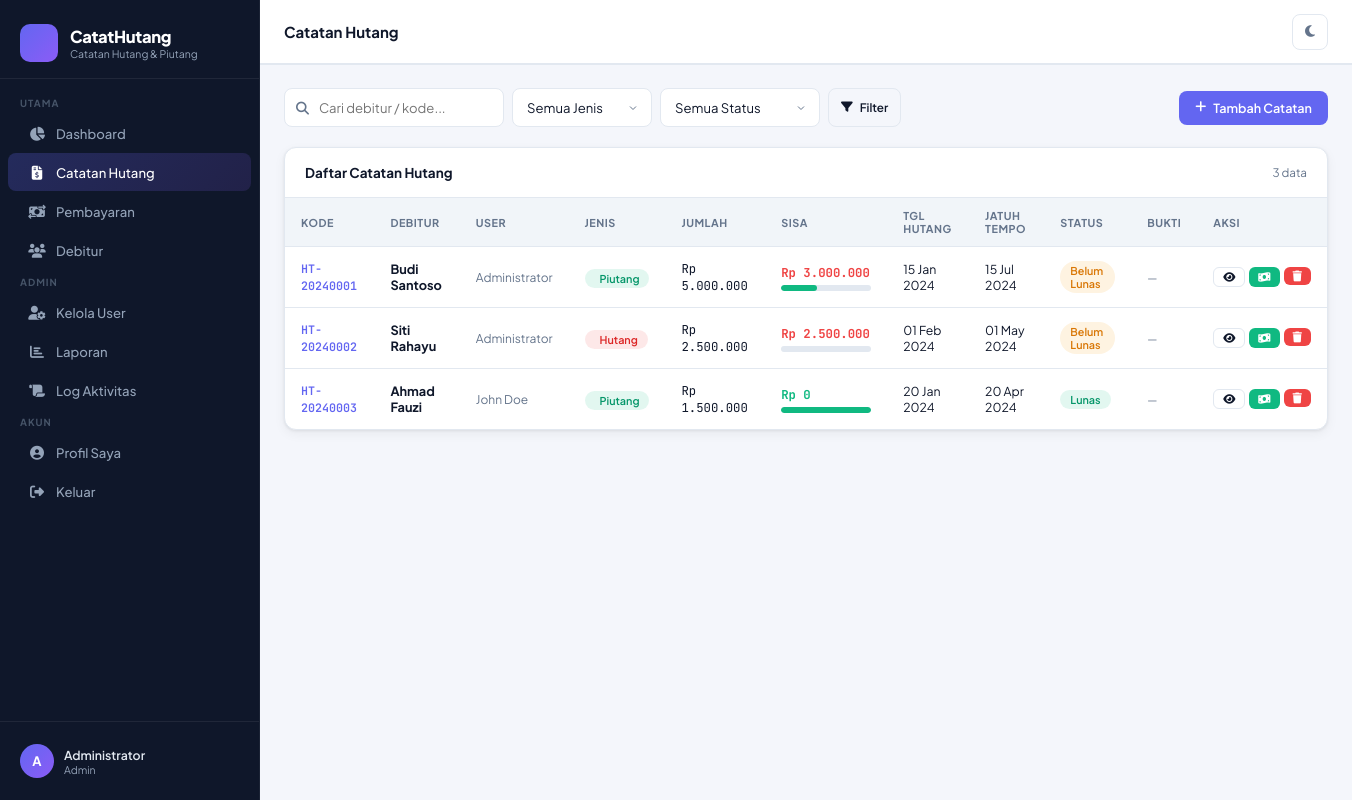
/hutang.php (signed in), run on the app's committed database.
### tables this page shows
CREATE TABLE `users` (
  `id` INT UNSIGNED NOT NULL AUTO_INCREMENT,
  `nama` VARCHAR(100) NOT NULL,
  `username` VARCHAR(50) NOT NULL UNIQUE,
  `email` VARCHAR(150) NOT NULL UNIQUE,
  `password` VARCHAR(255) NOT NULL,
  `role` ENUM('admin','user') NOT NULL DEFAULT 'user',
  `avatar` MEDIUMTEXT NULL COMMENT 'Base64 encoded image',
  `is_active` TINYINT(1) NOT NULL DEFAULT 1,
  `created_at` DATETIME NOT NULL DEFAULT CURRENT_TIMESTAMP,
  `updated_at` DATETIME NOT NULL DEFAULT CURRENT_TIMESTAMP ON UPDATE CURRENT_TIMESTAMP,
  PRIMARY KEY (`id`)
);

CREATE TABLE `hutang` (
  `id` INT UNSIGNED NOT NULL AUTO_INCREMENT,
  `kode` VARCHAR(20) NOT NULL UNIQUE COMMENT 'Kode unik misal HT-20240001',
  `user_id` INT UNSIGNED NOT NULL COMMENT 'User pemilik catatan',
  `debitur_id` INT UNSIGNED NOT NULL,
  `jenis` ENUM('hutang','piutang') NOT NULL DEFAULT 'hutang' COMMENT 'hutang=kita berhutang, piutang=orang lain berhutang ke kita',
  `jumlah` DECIMAL(15,2) NOT NULL,
  `sisa` DECIMAL(15,2) NOT NULL COMMENT 'Sisa hutang yang belum dibayar',
  `keterangan` TEXT NULL,
  `tanggal_hutang` DATE NOT NULL,
  `jatuh_tempo` DATE NULL,
  `status` ENUM('belum_lunas','lunas','macet') NOT NULL DEFAULT 'belum_lunas',
  `bukti_gambar` LONGTEXT NULL COMMENT 'Base64 encoded image bukti hutang',
  `created_at` DATETIME NOT NULL DEFAULT CURRENT_TIMESTAMP,
  `updated_at` DATETIME NOT NULL DEFAULT CURRENT_TIMESTAMP ON UPDATE CURRENT_TIMESTAMP,
  PRIMARY KEY (`id`),
  FOREIGN KEY (`user_id`) REFERENCES `users`(`id`) ON DELETE CASCADE,
  FOREIGN KEY (`debitur_id`) REFERENCES `debitur`(`id`) ON DELETE CASCADE
);

CREATE TABLE `debitur` (
  `id` INT UNSIGNED NOT NULL AUTO_INCREMENT,
  `user_id` INT UNSIGNED NOT NULL COMMENT 'Pemilik catatan (admin/user pembuat)',
  `nama` VARCHAR(100) NOT NULL,
  `telepon` VARCHAR(20) NULL,
  `alamat` TEXT NULL,
  `catatan` TEXT NULL,
  `created_at` DATETIME NOT NULL DEFAULT CURRENT_TIMESTAMP,
  `updated_at` DATETIME NOT NULL DEFAULT CURRENT_TIMESTAMP ON UPDATE CURRENT_TIMESTAMP,
  PRIMARY KEY (`id`),
  FOREIGN KEY (`user_id`) REFERENCES `users`(`id`) ON DELETE CASCADE
);

### config/helpers.php (called while the page is built, shortened)
<?php
require_once __DIR__ . '/database.php';
function isLoggedIn(): bool {
    return isset($_SESSION['user_id']) && !empty($_SESSION['user_id']);
}
function isAdmin(): bool {
    return isLoggedIn() && ($_SESSION['role'] ?? '') === 'admin';
}
function currentUser(): array {
    $id = (int)$_SESSION['user_id'];
    $stmt = db()->prepare("SELECT id, nama, username, email, role, avatar FROM users WHERE id = ?");
    $stmt->bind_param('i', $id);
    $stmt->execute();
    return $stmt->get_result()->fetch_assoc() ?? [];
}
function formatRupiah(float $amount): string {
    return 'Rp ' . number_format($amount, 0, ',', '.');
}
function formatDate(string $date): string {
    return date('d M Y', strtotime($date));
}
function h(string $str): string {
    return htmlspecialchars($str, ENT_QUOTES, 'UTF-8');
}
function clean(string $str): string {
    return trim(strip_tags($str));
}

### config/database.php (called while the page is built, shortened)
<?php
class Database {
    private static $instance = null;
    private $conn;
    private function __construct() {
        $this->conn = new mysqli(DB_HOST, DB_USER, DB_PASS, DB_NAME);
        $this->conn->set_charset(DB_CHARSET);
    }
    public static function getInstance(): Database {
        if (self::$instance === null) {
            self::$instance = new Database();
        }
        return self::$instance;
    }
    public function getConn(): mysqli {
        return $this->conn;
    }
}
function db(): mysqli {
    return Database::getInstance()->getConn();
}

### hutang.php (the view, shortened to what this page needs)
<?php
require_once 'config/helpers.php';
$pageTitle = 'Catatan Hutang';
$uid = (int)$_SESSION['user_id'];
$isAdm = isAdmin();
$search       = clean($_GET['q'] ?? '');
$page    = max(1, (int)($_GET['page'] ?? 1));
$perPage = 15;
$where = $isAdm ? '1=1' : "h.user_id = $uid";
$countR = db()->query("SELECT COUNT(*) as c FROM hutang h JOIN debitur d ON h.debitur_id=d.id WHERE $where");
$total  = (int)$countR->fetch_assoc()['c'];
$offset = ($page - 1) * $perPage;
$rows = db()->query(
    "SELECT h.*, d.nama as debitur_nama, u.nama as user_nama
     FROM hutang h
     JOIN debitur d ON h.debitur_id=d.id
     JOIN users u ON h.user_id=u.id
     WHERE $where
     ORDER BY h.created_at DESC
     LIMIT $perPage OFFSET $offset"
);
require_once 'includes/header.php';
?>
<div style="display:flex;align-items:center;justify-content:space-between;flex-wrap:wrap;gap:12px;margin-bottom:20px">
  <form method="GET" style="display:flex;gap:8px;flex-wrap:wrap">
    <div class="search-box">
      <i class="fa-solid fa-magnifying-glass"></i>
      <input class="form-control" name="q" placeholder="Cari debitur / kode..." value="<?= h($search) ?>" style="width:220px">
    </div>
    <select class="form-control" name="jenis" style="width:140px" onchange="this.form.submit()">
      <option value="">Semua Jenis</option>
    </select>
    <select class="form-control" name="status" style="width:160px" onchange="this.form.submit()">
      <option value="">Semua Status</option>
    </select>
    <button class="btn btn-outline btn-sm"><i class="fa-solid fa-filter"></i>Filter</button>
  </form>
  <button class="btn btn-primary" onclick="openModal('modalTambah')">
    <i class="fa-solid fa-plus"></i>Tambah Catatan
  </button>
</div>
<div class="card">
  <div class="card-header">
    <span class="card-title">Daftar Catatan Hutang</span>
    <span style="font-size:.78rem;color:var(--text-muted)"><?= $total ?> data</span>
  </div>
  <div class="table-responsive">
    <table>
      <thead><tr>
        <th>Kode</th><th>Debitur</th>
        <?php if ($isAdm): ?><th>User</th><?php endif; ?>
        <th>Jenis</th><th>Jumlah</th><th>Sisa</th><th>Tgl Hutang</th><th>Jatuh Tempo</th><th>Status</th><th>Bukti</th><th>Aksi</th>
      </tr></thead>
      <tbody>
      <?php if ($rows->num_rows === 0): ?>
        <tr><td colspan="<?= $isAdm?12:11 ?>">
          <div class="empty-state"><i class="fa-solid fa-inbox"></i><h3>Belum ada data</h3><p>Tambahkan catatan hutang pertama Anda.</p></div>
        </td></tr>
      <?php else: while ($row = $rows->fetch_assoc()):
        $pct = $row['jumlah'] > 0 ? (1 - $row['sisa'] / $row['jumlah']) * 100 : 100;
        $statusMap = ['belum_lunas'=>['warning','Belum Lunas'],'lunas'=>['success','Lunas'],'macet'=>['danger','Macet']];
        $st = $statusMap[$row['status']] ?? ['muted','–'];
      ?>
        <tr>
          <td><span style="font-family:var(--mono);font-size:.78rem;font-weight:600;color:var(--accent)"><?= h($row['kode']) ?></span></td>
          <td><strong><?= h($row['debitur_nama']) ?></strong></td>
          <?php if ($isAdm): ?><td style="font-size:.8rem;color:var(--text-muted)"><?= h($row['user_nama']) ?></td><?php endif; ?>
          <td>
            <?php if ($row['jenis']==='piutang'): ?>
              <span class="badge badge-success"><i class="fa-solid fa-arrow-down-to-line"></i> Piutang</span>
            <?php else: ?>
              <span class="badge badge-danger"><i class="fa-solid fa-arrow-up-from-line"></i> Hutang</span>
            <?php endif; ?>
          </td>
          <td style="font-family:var(--mono);font-size:.82rem"><?= formatRupiah($row['jumlah']) ?></td>
          <td>
            <div style="font-family:var(--mono);font-size:.82rem;font-weight:700;color:<?= $row['sisa']>0?'var(--danger)':'var(--success)' ?>">
              <?= formatRupiah($row['sisa']) ?>
            </div>
            <div class="progress" style="margin-top:4px;width:90px">
              <div class="progress-bar" style="width:<?= $pct ?>%;background:var(--success)"></div>
            </div>
          </td>
          <td style="font-size:.82rem"><?= formatDate($row['tanggal_hutang']) ?></td>
          <td style="font-size:.82rem">
            <?php if ($row['jatuh_tempo']): ?>
              <div><?= formatDate($row['jatuh_tempo']) ?></div>
            <?php else: ?><span style="color:var(--text-muted)">—</span><?php endif; ?>
          </td>
          <td><span class="badge badge-<?= $st[0] ?>"><?= $st[1] ?></span></td>
          <td>
            <?php if ($row['bukti_gambar']): ?>
              <img src="<?= $row['bukti_gambar'] ?>" class="img-preview" onclick="openLightbox(this.src)" title="Klik untuk perbesar">
            <?php else: ?><span style="font-size:.75rem;color:var(--text-muted)">—</span><?php endif; ?>
          </td>
          <td>
            <div style="display:flex;gap:4px">
              <a href="detail_hutang.php?id=<?= $row['id'] ?>" class="btn btn-outline btn-xs" title="Detail"><i class="fa-solid fa-eye"></i></a>
              <a href="pembayaran.php?hutang_id=<?= $row['id'] ?>" class="btn btn-success btn-xs" title="Catat Bayar"><i class="fa-solid fa-money-bill-wave"></i></a>
              <form method="POST" onsubmit="confirmDelete(this);return false;" style="display:inline">
                <button type="submit" class="btn btn-danger btn-xs" title="Hapus"><i class="fa-solid fa-trash"></i></button>
              </form>
            </div>
          </td>
        </tr>
      <?php endwhile; endif; ?>
      </tbody>
    </table>
  </div>
</div>
<?php require_once 'includes/footer.php'; ?>

### includes/header.php (shortened to what this page needs)
<!DOCTYPE html>
<html lang="id" data-theme="light">
<head>
<link rel="stylesheet" href="https://cdnjs.cloudflare.com/ajax/libs/font-awesome/6.5.0/css/all.min.css">
</head>
<body>
<div class="app-wrapper">
<aside class="sidebar" id="sidebar">
  <div class="sidebar-brand">
    <div class="brand-icon"><i class="fa-solid fa-book-open-cover"></i></div>
    <div>
      <div class="brand-name"><?= APP_NAME ?></div>
      <div class="brand-tagline">Catatan Hutang & Piutang</div>
    </div>
  </div>
  <nav class="sidebar-menu">
    <div class="menu-section">Utama</div>
    <a href="dashboard.php" class="sidebar-link <?= (basename($_SERVER['PHP_SELF']) === 'dashboard.php') ? 'active' : '' ?>">
      <span class="icon"><i class="fa-solid fa-chart-pie"></i></span> Dashboard
    </a>
    <a href="hutang.php" class="sidebar-link <?= (basename($_SERVER['PHP_SELF']) === 'hutang.php') ? 'active' : '' ?>">
      <span class="icon"><i class="fa-solid fa-file-invoice-dollar"></i></span> Catatan Hutang
    </a>
    <a href="pembayaran.php" class="sidebar-link <?= (basename($_SERVER['PHP_SELF']) === 'pembayaran.php') ? 'active' : '' ?>">
      <span class="icon"><i class="fa-solid fa-money-bill-transfer"></i></span> Pembayaran
    </a>
    <a href="debitur.php" class="sidebar-link <?= (basename($_SERVER['PHP_SELF']) === 'debitur.php') ? 'active' : '' ?>">
      <span class="icon"><i class="fa-solid fa-users"></i></span> Debitur
    </a>
    <?php if (isAdmin()): ?>
    <div class="menu-section">Admin</div>
    <a href="users.php" class="sidebar-link <?= (basename($_SERVER['PHP_SELF']) === 'users.php') ? 'active' : '' ?>">
      <span class="icon"><i class="fa-solid fa-user-gear"></i></span> Kelola User
    </a>
    <a href="laporan.php" class="sidebar-link <?= (basename($_SERVER['PHP_SELF']) === 'laporan.php') ? 'active' : '' ?>">
      <span class="icon"><i class="fa-solid fa-chart-bar"></i></span> Laporan
    </a>
    <a href="log.php" class="sidebar-link <?= (basename($_SERVER['PHP_SELF']) === 'log.php') ? 'active' : '' ?>">
      <span class="icon"><i class="fa-solid fa-scroll"></i></span> Log Aktivitas
    </a>
    <?php endif; ?>
    <div class="menu-section">Akun</div>
    <a href="profil.php" class="sidebar-link <?= (basename($_SERVER['PHP_SELF']) === 'profil.php') ? 'active' : '' ?>">
      <span class="icon"><i class="fa-solid fa-circle-user"></i></span> Profil Saya
    </a>
    <a href="logout.php" class="sidebar-link" onclick="return confirm('Yakin ingin keluar?')">
      <span class="icon"><i class="fa-solid fa-right-from-bracket"></i></span> Keluar
    </a>
  </nav>
  <?php $me = currentUser(); ?>
  <div class="sidebar-footer">
    <a href="profil.php" class="user-card" style="text-decoration:none">
      <div class="user-avatar">
        <?php if (!empty($me['avatar'])): ?>
          <img src="<?= $me['avatar'] ?>" alt="">
        <?php else: ?>
          <?= strtoupper(substr($me['nama'] ?? 'U', 0, 1)) ?>
        <?php endif; ?>
      </div>
      <div class="user-info">
        <div class="user-name"><?= h($me['nama'] ?? '') ?></div>
        <div class="user-role"><?= ucfirst($me['role'] ?? '') ?></div>
      </div>
    </a>
  </div>
</aside>
<div class="main-content">
  <header class="topbar">
    <div class="topbar-left">
      <div>
        <div class="page-title"><?= h($pageTitle ?? 'Dashboard') ?></div>
      </div>
    </div>
    <div class="topbar-right">
      <button class="topbar-btn" onclick="toggleTheme()" id="themeBtn" title="Toggle tema">
        <i class="fa-solid fa-moon" id="themeIcon"></i>
      </button>
    </div>
  </header>
  <main class="page-body">

### includes/footer.php (shortened to what this page needs)
  </main>
</div>
</div>
</body>
</html>

### data on the page
users: nama "A", nama "Administrator", role "Admin"
hutang: kode "HT-20240001", debitur.nama "Budi Santoso", user.nama "Administrator", jenis "Piutang", jumlah "Rp 5.000.000", sisa "Rp 3.000.000", tanggal_hutang "15 Jan 2024", jatuh_tempo "15 Jul 2024", status "Belum Lunas"
hutang: kode "HT-20240002", debitur.nama "Siti Rahayu", user.nama "Administrator", jenis "Hutang", jumlah "Rp 2.500.000", sisa "Rp 2.500.000", tanggal_hutang "01 Feb 2024", jatuh_tempo "01 May 2024", status "Belum Lunas"
hutang: kode "HT-20240003", debitur.nama "Ahmad Fauzi", user.nama "John Doe", jenis "Piutang", jumlah "Rp 1.500.000", sisa "Rp 0", tanggal_hutang "20 Jan 2024", jatuh_tempo "20 Apr 2024", status "Lunas"

### other printed values
APP_NAME "CatatHutang"
$pageTitle "Catatan Hutang"
$total "3"
